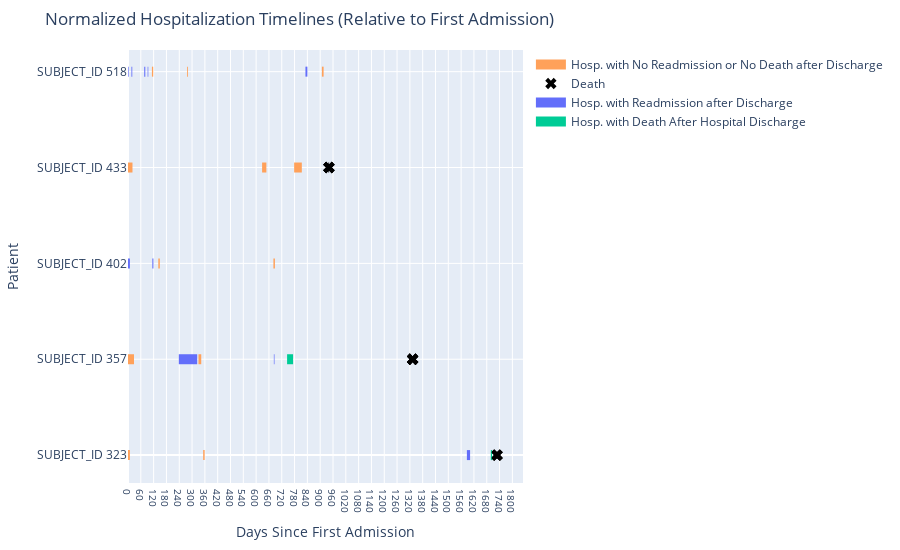

The notebook cell saved with this chart:
### Markdown cell above
### Inspect Patient History

### Code cell
subject_id = 433
plot_patients_hospitalizations(
    all_events_patient_plot_df,
    subject_ids=[323, 357, 402, 433, 518],
    additional_hover_cols=[
        "EVENT_TYPE",
        "DAYS_UNTIL_NEXT_HOSPITALIZATION",
        "TYPES_COMORBIDITIES",
        "ADMISSION_TYPE",
        "TOTAL_HOSPITALIZATIONS",
    ],
    color_map=event_type_color_map,
    color_col="EVENT_TYPE",
)
mask = all_events_df["SUBJECT_ID"] == subject_id
all_events_df[mask]

### Figure 1 — Plotly figure (JSON) as saved in the notebook; plotly's stock layout.template omitted (floating-point values rounded to 4 significant figures)
{"data": [{"hoverinfo": "text", "line": {"color": "#FFA15A", "width": 10}, "mode": "lines", "name": "Hosp. with No Readmission or No Death after Discharge", "showlegend": true, "text": "Patient ID: 323<br>Relative Day: 0 to 9<br>Admit: 2115-05-17 21:06:00<br>Discharge: 2115-05-27 13:30:00<br>EVENT_TYPE: Hosp. with No Readmission or No Death after Discharge<br>DAYS_UNTIL_NEXT_HOSPITALIZATION: 342.40069444444447<br>TYPES_COMORBIDITIES: ['myocardial_infarct', 'other', 'congestive_heart_failure', 'diabetes_with_cc', 'renal_disease']<br>ADMISSION_TYPE: EMERGENCY<br>TOTAL_HOSPITALIZATIONS: 4", "type": "scatter", "x": [0, 9], "y": [0, 0]}, {"hoverinfo": "text", "marker": {"color": "black", "size": 10, "symbol": "x"}, "mode": "markers", "name": "Death", "showlegend": true, "text": "Death: 2120-02-09 00:00:00", "type": "scatter", "x": [1728], "y": [0]}, {"hoverinfo": "text", "line": {"color": "#FFA15A", "width": 10}, "mode": "lines", "name": "Hosp. with No Readmission or No Death after Discharge", "showlegend": false, "text": "Patient ID: 323<br>Relative Day: 352 to 359<br>Admit: 2116-05-03 23:07:00<br>Discharge: 2116-05-11 13:37:00<br>EVENT_TYPE: Hosp. with No Readmission or No Death after Discharge<br>DAYS_UNTIL_NEXT_HOSPITALIZATION: 1228.2895833333334<br>TYPES_COMORBIDITIES: ['diabetes_with_cc', 'congestive_heart_failure', 'other', 'renal_disease']<br>ADMISSION_TYPE: EMERGENCY<br>TOTAL_HOSPITALIZATIONS: 4", "type": "scatter", "x": [352, 359], "y": [0, 0]}, {"hoverinfo": "text", "marker": {"color": "black", "size": 10, "symbol": "x"}, "mode": "markers", "name": "Death", "showlegend": false, "text": "Death: 2120-02-09 00:00:00", "type": "scatter", "x": [1728], "y": [0]}, {"hoverinfo": "text", "line": {"color": "#636EFA", "width": 10}, "mode": "lines", "name": "Hosp. with Readmission after Discharge", "showlegend": true, "text": "Patient ID: 323<br>Relative Day: 1587 to 1602<br>Admit: 2119-09-21 20:34:00<br>Discharge: 2119-10-06 18:50:00<br>EVENT_TYPE: Hosp. with Readmission after Discharge<br>DAYS_UNTIL_NEXT_HOSPITALIZATION: 96.87222222222222<br>TYPES_COMORBIDITIES: ['peripheral_vascular_disease', 'diabetes_with_cc', 'congestive_heart_failure', 'other']<br>ADMISSION_TYPE: EMERGENCY<br>TOTAL_HOSPITALIZATIONS: 4", "type": "scatter", "x": [1587, 1602], "y": [0, 0]}, {"hoverinfo": "text", "marker": {"color": "black", "size": 10, "symbol": "x"}, "mode": "markers", "name": "Death", "showlegend": false, "text": "Death: 2120-02-09 00:00:00", "type": "scatter", "x": [1728], "y": [0]}, {"hoverinfo": "text", "line": {"color": "#00CC96", "width": 10}, "mode": "lines", "name": "Hosp. with Death After Hospital Discharge", "showlegend": true, "text": "Patient ID: 323<br>Relative Day: 1699 to 1705<br>Admit: 2120-01-11 15:46:00<br>Discharge: 2120-01-17 15:50:00<br>EVENT_TYPE: Hosp. with Death After Hospital Discharge<br>DAYS_UNTIL_NEXT_HOSPITALIZATION: nan<br>TYPES_COMORBIDITIES: ['other', 'congestive_heart_failure', 'diabetes_without_cc', 'peripheral_vascular_disease', 'renal_disease']<br>ADMISSION_TYPE: EMERGENCY<br>TOTAL_HOSPITALIZATIONS: 4", "type": "scatter", "x": [1699, 1705], "y": [0, 0]}, {"hoverinfo": "text", "marker": {"color": "black", "size": 10, "symbol": "x"}, "mode": "markers", "name": "Death", "showlegend": false, "text": "Death: 2120-02-09 00:00:00", "type": "scatter", "x": [1728], "y": [0]}, {"hoverinfo": "text", "line": {"color": "#FFA15A", "width": 10}, "mode": "lines", "name": "Hosp. with No Readmission or No Death after Discharge", "showlegend": false, "text": "Patient ID: 357<br>Relative Day: 0 to 28<br>Admit: 2197-12-06 07:13:00<br>Discharge: 2198-01-03 14:00:00<br>EVENT_TYPE: Hosp. with No Readmission or No Death after Discharge<br>DAYS_UNTIL_NEXT_HOSPITALIZATION: 210.6173611111111<br>TYPES_COMORBIDITIES: ['mild_liver_disease', 'other', 'severe_liver_disease', 'congestive_heart_failure', 'diabetes_without_cc']<br>ADMISSION_TYPE: EMERGENCY<br>TOTAL_HOSPITALIZATIONS: 5", "type": "scatter", "x": [0, 28], "y": [1, 1]}, {"hoverinfo": "text", "marker": {"color": "black", "size": 10, "symbol": "x"}, "mode": "markers", "name": "Death", "showlegend": false, "text": "Death: 2201-08-02 00:00:00", "type": "scatter", "x": [1333], "y": [1]}, {"hoverinfo": "text", "line": {"color": "#636EFA", "width": 10}, "mode": "lines", "name": "Hosp. with Readmission after Discharge", "showlegend": false, "text": "Patient ID: 357<br>Relative Day: 238 to 324<br>Admit: 2198-08-02 04:49:00<br>Discharge: 2198-10-26 14:55:00<br>EVENT_TYPE: Hosp. with Readmission after Discharge<br>DAYS_UNTIL_NEXT_HOSPITALIZATION: 6.320138888888889<br>TYPES_COMORBIDITIES: ['other', 'mild_liver_disease', 'severe_liver_disease', 'diabetes_without_cc', 'malignant_cancer']<br>ADMISSION_TYPE: EMERGENCY<br>TOTAL_HOSPITALIZATIONS: 5", "type": "scatter", "x": [238, 324], "y": [1, 1]}, {"hoverinfo": "text", "marker": {"color": "black", "size": 10, "symbol": "x"}, "mode": "markers", "name": "Death", "showlegend": false, "text": "Death: 2201-08-02 00:00:00", "type": "scatter", "x": [1333], "y": [1]}, {"hoverinfo": "text", "line": {"color": "#FFA15A", "width": 10}, "mode": "lines", "name": "Hosp. with No Readmission or No Death after Discharge", "showlegend": false, "text": "Patient ID: 357<br>Relative Day: 330 to 343<br>Admit: 2198-11-01 22:36:00<br>Discharge: 2198-11-14 14:20:00<br>EVENT_TYPE: Hosp. with No Readmission or No Death after Discharge<br>DAYS_UNTIL_NEXT_HOSPITALIZATION: 339.90625<br>TYPES_COMORBIDITIES: ['other', 'mild_liver_disease', 'congestive_heart_failure', 'diabetes_without_cc', 'malignant_cancer']<br>ADMISSION_TYPE: EMERGENCY<br>TOTAL_HOSPITALIZATIONS: 5", "type": "scatter", "x": [330, 343], "y": [1, 1]}, {"hoverinfo": "text", "marker": {"color": "black", "size": 10, "symbol": "x"}, "mode": "markers", "name": "Death", "showlegend": false, "text": "Death: 2201-08-02 00:00:00", "type": "scatter", "x": [1333], "y": [1]}, {"hoverinfo": "text", "line": {"color": "#636EFA", "width": 10}, "mode": "lines", "name": "Hosp. with Readmission after Discharge", "showlegend": false, "text": "Patient ID: 357<br>Relative Day: 683 to 686<br>Admit: 2199-10-20 12:05:00<br>Discharge: 2199-10-23 17:30:00<br>EVENT_TYPE: Hosp. with Readmission after Discharge<br>DAYS_UNTIL_NEXT_HOSPITALIZATION: 59.21319444444444<br>TYPES_COMORBIDITIES: ['other', 'mild_liver_disease', 'congestive_heart_failure', 'diabetes_without_cc', 'malignant_cancer']<br>ADMISSION_TYPE: EMERGENCY<br>TOTAL_HOSPITALIZATIONS: 5", "type": "scatter", "x": [683, 686], "y": [1, 1]}, {"hoverinfo": "text", "marker": {"color": "black", "size": 10, "symbol": "x"}, "mode": "markers", "name": "Death", "showlegend": false, "text": "Death: 2201-08-02 00:00:00", "type": "scatter", "x": [1333], "y": [1]}, {"hoverinfo": "text", "line": {"color": "#00CC96", "width": 10}, "mode": "lines", "name": "Hosp. with Death After Hospital Discharge", "showlegend": false, "text": "Patient ID: 357<br>Relative Day: 745 to 773<br>Admit: 2199-12-21 22:37:00<br>Discharge: 2200-01-18 11:45:00<br>EVENT_TYPE: Hosp. with Death After Hospital Discharge<br>DAYS_UNTIL_NEXT_HOSPITALIZATION: nan<br>TYPES_COMORBIDITIES: ['other', 'mild_liver_disease', 'severe_liver_disease', 'congestive_heart_failure', 'diabetes_without_cc', 'malignant_cancer']<br>ADMISSION_TYPE: EMERGENCY<br>TOTAL_HOSPITALIZATIONS: 5", "type": "scatter", "x": [745, 773], "y": [1, 1]}, {"hoverinfo": "text", "marker": {"color": "black", "size": 10, "symbol": "x"}, "mode": "markers", "name": "Death", "showlegend": false, "text": "Death: 2201-08-02 00:00:00", "type": "scatter", "x": [1333], "y": [1]}, {"hoverinfo": "text", "line": {"color": "#636EFA", "width": 10}, "mode": "lines", "name": "Hosp. with Readmission after Discharge", "showlegend": false, "text": "Patient ID: 402<br>Relative Day: 0 to 9<br>Admit: 2154-12-31 15:47:00<br>Discharge: 2155-01-10 13:45:00<br>EVENT_TYPE: Hosp. with Readmission after Discharge<br>DAYS_UNTIL_NEXT_HOSPITALIZATION: 104.97708333333333<br>TYPES_COMORBIDITIES: ['chronic_pulmonary_disease', 'other', 'congestive_heart_failure', 'diabetes_without_cc', 'rheumatic_disease']<br>ADMISSION_TYPE: EMERGENCY<br>TOTAL_HOSPITALIZATIONS: 4", "type": "scatter", "x": [0, 9], "y": [2, 2]}, {"hoverinfo": "text", "line": {"color": "#636EFA", "width": 10}, "mode": "lines", "name": "Hosp. with Readmission after Discharge", "showlegend": false, "text": "Patient ID: 402<br>Relative Day: 114 to 119<br>Admit: 2155-04-25 13:12:00<br>Discharge: 2155-04-30 13:25:00<br>EVENT_TYPE: Hosp. with Readmission after Discharge<br>DAYS_UNTIL_NEXT_HOSPITALIZATION: 22.50208333333333<br>TYPES_COMORBIDITIES: ['chronic_pulmonary_disease', 'other', 'congestive_heart_failure', 'diabetes_without_cc', 'rheumatic_disease']<br>ADMISSION_TYPE: EMERGENCY<br>TOTAL_HOSPITALIZATIONS: 4", "type": "scatter", "x": [114, 119], "y": [2, 2]}, {"hoverinfo": "text", "line": {"color": "#FFA15A", "width": 10}, "mode": "lines", "name": "Hosp. with No Readmission or No Death after Discharge", "showlegend": false, "text": "Patient ID: 402<br>Relative Day: 142 to 149<br>Admit: 2155-05-23 01:28:00<br>Discharge: 2155-05-29 15:55:00<br>EVENT_TYPE: Hosp. with No Readmission or No Death after Discharge<br>DAYS_UNTIL_NEXT_HOSPITALIZATION: 532.1680555555555<br>TYPES_COMORBIDITIES: ['rheumatic_disease', 'other', 'chronic_pulmonary_disease', 'diabetes_without_cc']<br>ADMISSION_TYPE: EMERGENCY<br>TOTAL_HOSPITALIZATIONS: 4", "type": "scatter", "x": [142, 149], "y": [2, 2]}, {"hoverinfo": "text", "line": {"color": "#FFA15A", "width": 10}, "mode": "lines", "name": "Hosp. with No Readmission or No Death after Discharge", "showlegend": false, "text": "Patient ID: 402<br>Relative Day: 681 to 688<br>Admit: 2156-11-11 19:57:00<br>Discharge: 2156-11-18 17:30:00<br>EVENT_TYPE: Hosp. with No Readmission or No Death after Discharge<br>DAYS_UNTIL_NEXT_HOSPITALIZATION: nan<br>TYPES_COMORBIDITIES: ['rheumatic_disease', 'other', 'chronic_pulmonary_disease']<br>ADMISSION_TYPE: EMERGENCY<br>TOTAL_HOSPITALIZATIONS: 4", "type": "scatter", "x": [681, 688], "y": [2, 2]}, {"hoverinfo": "text", "line": {"color": "#FFA15A", "width": 10}, "mode": "lines", "name": "Hosp. with No Readmission or No Death after Discharge", "showlegend": false, "text": "Patient ID: 433<br>Relative Day: 0 to 21<br>Admit: 2162-01-18 11:32:00<br>Discharge: 2162-02-08 18:55:00<br>EVENT_TYPE: Hosp. with No Readmission or No Death after Discharge<br>DAYS_UNTIL_NEXT_HOSPITALIZATION: 606.8722222222221<br>TYPES_COMORBIDITIES: ['congestive_heart_failure', 'other']<br>ADMISSION_TYPE: EMERGENCY<br>TOTAL_HOSPITALIZATIONS: 4", "type": "scatter", "x": [0, 21], "y": [3, 3]}, {"hoverinfo": "text", "marker": {"color": "black", "size": 10, "symbol": "x"}, "mode": "markers", "name": "Death", "showlegend": false, "text": "Death: 2164-08-17 00:00:00", "type": "scatter", "x": [941], "y": [3]}, {"hoverinfo": "text", "line": {"color": "#FFA15A", "width": 10}, "mode": "lines", "name": "Hosp. with No Readmission or No Death after Discharge", "showlegend": false, "text": "Patient ID: 433<br>Relative Day: 628 to 648<br>Admit: 2163-10-08 15:51:00<br>Discharge: 2163-10-28 19:52:00<br>EVENT_TYPE: Hosp. with No Readmission or No Death after Discharge<br>DAYS_UNTIL_NEXT_HOSPITALIZATION: 130.04375000000002<br>TYPES_COMORBIDITIES: ['congestive_heart_failure', 'other', 'renal_disease']<br>ADMISSION_TYPE: EMERGENCY<br>TOTAL_HOSPITALIZATIONS: 4", "type": "scatter", "x": [628, 648], "y": [3, 3]}, {"hoverinfo": "text", "marker": {"color": "black", "size": 10, "symbol": "x"}, "mode": "markers", "name": "Death", "showlegend": false, "text": "Death: 2164-08-17 00:00:00", "type": "scatter", "x": [941], "y": [3]}, {"hoverinfo": "text", "line": {"color": "#FFA15A", "width": 10}, "mode": "lines", "name": "Hosp. with No Readmission or No Death after Discharge", "showlegend": false, "text": "Patient ID: 433<br>Relative Day: 778 to 814<br>Admit: 2164-03-06 20:55:00<br>Discharge: 2164-04-11 11:50:00<br>EVENT_TYPE: Hosp. with No Readmission or No Death after Discharge<br>DAYS_UNTIL_NEXT_HOSPITALIZATION: 124.23055555555555<br>TYPES_COMORBIDITIES: ['congestive_heart_failure', 'other', 'renal_disease', 'mild_liver_disease']<br>ADMISSION_TYPE: EMERGENCY<br>TOTAL_HOSPITALIZATIONS: 4", "type": "scatter", "x": [778, 814], "y": [3, 3]}, {"hoverinfo": "text", "marker": {"color": "black", "size": 10, "symbol": "x"}, "mode": "markers", "name": "Death", "showlegend": false, "text": "Death: 2164-08-17 00:00:00", "type": "scatter", "x": [941], "y": [3]}, {"hoverinfo": "text", "line": {"color": "black", "width": 10}, "mode": "lines", "showlegend": false, "text": "Patient ID: 433<br>Relative Day: 938 to 942<br>Admit: 2164-08-13 17:22:00<br>Discharge: 2164-08-17 12:00:00<br>EVENT_TYPE: In-Hospital Death<br>DAYS_UNTIL_NEXT_HOSPITALIZATION: nan<br>TYPES_COMORBIDITIES: ['congestive_heart_failure', 'other', 'renal_disease', 'mild_liver_disease']<br>ADMISSION_TYPE: EMERGENCY<br>TOTAL_HOSPITALIZATIONS: 4", "type": "scatter", "x": [938, 942], "y": [3, 3]}, {"hoverinfo": "text", "marker": {"color": "black", "size": 10, "symbol": "x"}, "mode": "markers", "name": "Death", "showlegend": false, "text": "Death: 2164-08-17 00:00:00", "type": "scatter", "x": [941], "y": [3]}, {"hoverinfo": "text", "line": {"color": "#636EFA", "width": 10}, "mode": "lines", "name": "Hosp. with Readmission after Discharge", "showlegend": false, "text": "Patient ID: 518<br>Relative Day: 0 to 3<br>Admit: 2109-03-26 16:14:00<br>Discharge: 2109-03-29 18:30:00<br>EVENT_TYPE: Hosp. with Readmission after Discharge<br>DAYS_UNTIL_NEXT_HOSPITALIZATION: 13.522222222222224<br>TYPES_COMORBIDITIES: ['other', 'renal_disease', 'diabetes_without_cc', 'aids']<br>ADMISSION_TYPE: EMERGENCY<br>TOTAL_HOSPITALIZATIONS: 9", "type": "scatter", "x": [0, 3], "y": [4, 4]}, {"hoverinfo": "text", "line": {"color": "#636EFA", "width": 10}, "mode": "lines", "name": "Hosp. with Readmission after Discharge", "showlegend": false, "text": "Patient ID: 518<br>Relative Day: 16 to 20<br>Admit: 2109-04-12 07:02:00<br>Discharge: 2109-04-15 17:30:00<br>EVENT_TYPE: Hosp. with Readmission after Discharge<br>DAYS_UNTIL_NEXT_HOSPITALIZATION: 56.911111111111104<br>TYPES_COMORBIDITIES: ['other', 'aids', 'congestive_heart_failure', 'diabetes_with_cc', 'renal_disease']<br>ADMISSION_TYPE: EMERGENCY<br>TOTAL_HOSPITALIZATIONS: 9", "type": "scatter", "x": [16, 20], "y": [4, 4]}, {"hoverinfo": "text", "line": {"color": "#636EFA", "width": 10}, "mode": "lines", "name": "Hosp. with Readmission after Discharge", "showlegend": false, "text": "Patient ID: 518<br>Relative Day: 76 to 81<br>Admit: 2109-06-11 15:22:00<br>Discharge: 2109-06-16 11:30:00<br>EVENT_TYPE: Hosp. with Readmission after Discharge<br>DAYS_UNTIL_NEXT_HOSPITALIZATION: 10.71875<br>TYPES_COMORBIDITIES: ['chronic_pulmonary_disease', 'other', 'aids', 'diabetes_with_cc', 'renal_disease']<br>ADMISSION_TYPE: EMERGENCY<br>TOTAL_HOSPITALIZATIONS: 9", "type": "scatter", "x": [76, 81], "y": [4, 4]}, {"hoverinfo": "text", "line": {"color": "#636EFA", "width": 10}, "mode": "lines", "name": "Hosp. with Readmission after Discharge", "showlegend": false, "text": "Patient ID: 518<br>Relative Day: 92 to 95<br>Admit: 2109-06-27 04:45:00<br>Discharge: 2109-06-29 17:00:00<br>EVENT_TYPE: Hosp. with Readmission after Discharge<br>DAYS_UNTIL_NEXT_HOSPITALIZATION: 7.617361111111111<br>TYPES_COMORBIDITIES: ['other', 'aids', 'congestive_heart_failure', 'diabetes_with_cc', 'renal_disease']<br>ADMISSION_TYPE: EMERGENCY<br>TOTAL_HOSPITALIZATIONS: 9", "type": "scatter", "x": [92, 95], "y": [4, 4]}, {"hoverinfo": "text", "line": {"color": "#636EFA", "width": 10}, "mode": "lines", "name": "Hosp. with Readmission after Discharge", "showlegend": false, "text": "Patient ID: 518<br>Relative Day: 102 to 104<br>Admit: 2109-07-07 07:49:00<br>Discharge: 2109-07-09 12:16:00<br>EVENT_TYPE: Hosp. with Readmission after Discharge<br>DAYS_UNTIL_NEXT_HOSPITALIZATION: 7.670138888888889<br>TYPES_COMORBIDITIES: ['other', 'aids', 'congestive_heart_failure', 'diabetes_with_cc', 'renal_disease']<br>ADMISSION_TYPE: EMERGENCY<br>TOTAL_HOSPITALIZATIONS: 9", "type": "scatter", "x": [102, 104], "y": [4, 4]}, {"hoverinfo": "text", "line": {"color": "#FFA15A", "width": 10}, "mode": "lines", "name": "Hosp. with No Readmission or No Death after Discharge", "showlegend": false, "text": "Patient ID: 518<br>Relative Day: 112 to 118<br>Admit: 2109-07-17 04:21:00<br>Discharge: 2109-07-22 20:17:00<br>EVENT_TYPE: Hosp. with No Readmission or No Death after Discharge<br>DAYS_UNTIL_NEXT_HOSPITALIZATION: 159.7423611111111<br>TYPES_COMORBIDITIES: ['renal_disease', 'other', 'congestive_heart_failure', 'diabetes_without_cc', 'aids']<br>ADMISSION_TYPE: EMERGENCY<br>TOTAL_HOSPITALIZATIONS: 9", "type": "scatter", "x": [112, 118], "y": [4, 4]}, {"hoverinfo": "text", "line": {"color": "#FFA15A", "width": 10}, "mode": "lines", "name": "Hosp. with No Readmission or No Death after Discharge", "showlegend": false, "text": "Patient ID: 518<br>Relative Day: 277 to 281<br>Admit: 2109-12-29 14:06:00<br>Discharge: 2110-01-01 17:45:00<br>EVENT_TYPE: Hosp. with No Readmission or No Death after Discharge<br>DAYS_UNTIL_NEXT_HOSPITALIZATION: 550.86875<br>TYPES_COMORBIDITIES: ['diabetes_with_cc', 'other', 'renal_disease']<br>ADMISSION_TYPE: EMERGENCY<br>TOTAL_HOSPITALIZATIONS: 9", "type": "scatter", "x": [277, 281], "y": [4, 4]}, {"hoverinfo": "text", "line": {"color": "#636EFA", "width": 10}, "mode": "lines", "name": "Hosp. with Readmission after Discharge", "showlegend": false, "text": "Patient ID: 518<br>Relative Day: 831 to 840<br>Admit: 2111-07-06 14:36:00<br>Discharge: 2111-07-14 19:30:00<br>EVENT_TYPE: Hosp. with Readmission after Discharge<br>DAYS_UNTIL_NEXT_HOSPITALIZATION: 68.85416666666667<br>TYPES_COMORBIDITIES: ['diabetes_with_cc', 'other', 'renal_disease']<br>ADMISSION_TYPE: EMERGENCY<br>TOTAL_HOSPITALIZATIONS: 9", "type": "scatter", "x": [831, 840], "y": [4, 4]}, {"hoverinfo": "text", "line": {"color": "#FFA15A", "width": 10}, "mode": "lines", "name": "Hosp. with No Readmission or No Death after Discharge", "showlegend": false, "text": "Patient ID: 518<br>Relative Day: 908 to 916<br>Admit: 2111-09-21 16:00:00<br>Discharge: 2111-09-28 16:30:00<br>EVENT_TYPE: Hosp. with No Readmission or No Death after Discharge<br>DAYS_UNTIL_NEXT_HOSPITALIZATION: nan<br>TYPES_COMORBIDITIES: ['other', 'renal_disease', 'diabetes_without_cc', 'aids']<br>ADMISSION_TYPE: EMERGENCY<br>TOTAL_HOSPITALIZATIONS: 9", "type": "scatter", "x": [908, 916], "y": [4, 4]}], "layout": {"height": 550, "hovermode": "closest", "margin": {"b": 50, "l": 50, "r": 50, "t": 50}, "showlegend": true, "title": {"text": "Normalized Hospitalization Timelines (Relative to First Admission)"}, "xaxis": {"dtick": 60, "tickfont": {"size": 10}, "tickformat": "%Y-%m-%d", "tickmode": "linear", "title": {"text": "Days Since First Admission"}}, "yaxis": {"tickmode": "array", "ticktext": ["SUBJECT_ID 323", "SUBJECT_ID 357", "SUBJECT_ID 402", "SUBJECT_ID 433", "SUBJECT_ID 518"], "tickvals": [0, 1, 2, 3, 4], "title": {"text": "Patient"}}}}
